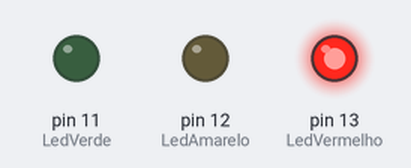
Bench run of a sketch on a simulated Arduino Uno, built with avr-gcc and run on an emulated ATmega328P. Shown: output pins drawn as LEDs (lit = HIGH).

Above: at 0.2 s.
At 1.2 s:
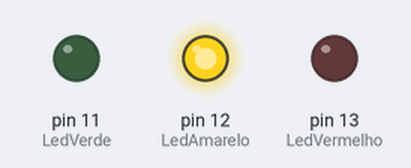
At 2.2 s:
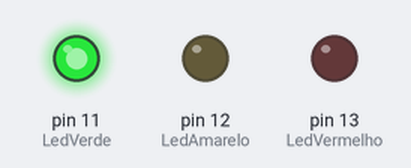
At 5.7 s:
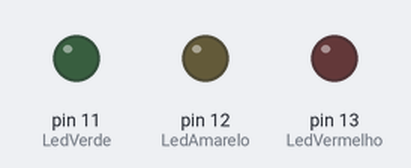
Timing chart, 0 to 6.9 s (numbered marks = the images above):
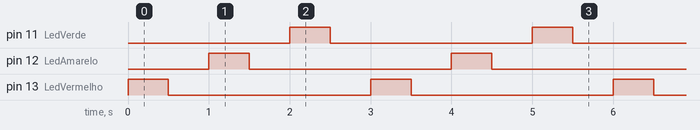

The sketch:

004.ino
```cpp
// funções
#define LedVermelho 13
#define LedAmarelo 12
#define LedVerde 11
int tempo = 500;

void setup(){
    pinMode(LedVermelho, OUTPUT);
    pinMode(LedAmarelo, OUTPUT);
    pinMode(LedVerde, OUTPUT);
}

void loop(){
    ControleVermelho();
    ControleAmarelo();
    ControleVerde();
}

void ControleVermelho(){
    digitalWrite(LedVermelho,1);
    delay(tempo);
    digitalWrite(LedVermelho,0);
    delay(tempo);
}

void ControleAmarelo(){
    digitalWrite(LedAmarelo,1);
    delay(tempo);
    digitalWrite(LedAmarelo,0);
    delay(tempo);
}

void ControleVerde(){
    digitalWrite(LedVerde,1);
    delay(tempo);
    digitalWrite(LedVerde,0);
    delay(tempo);
}
```

Measured:
- by itself, pin 11 (LedVerde), pin 12 (LedAmarelo), pin 13 (LedVermelho): alternates HIGH for 0.50 s and LOW for 2.5 s
- by itself, everything shown: repeats every 3.0 s, in 6 steps
